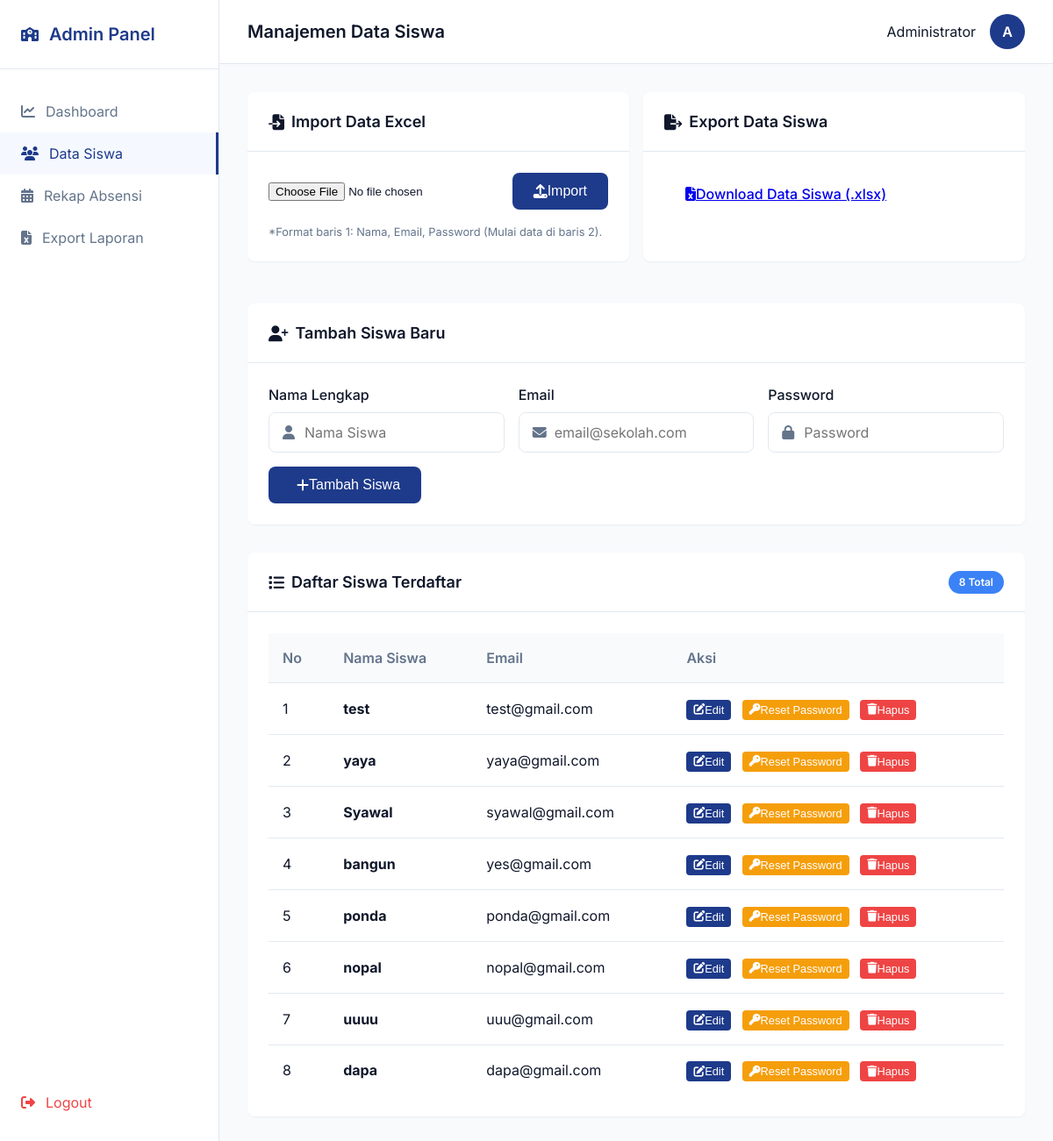
/admin/users (signed in), run on an earlier commit of the app's database.
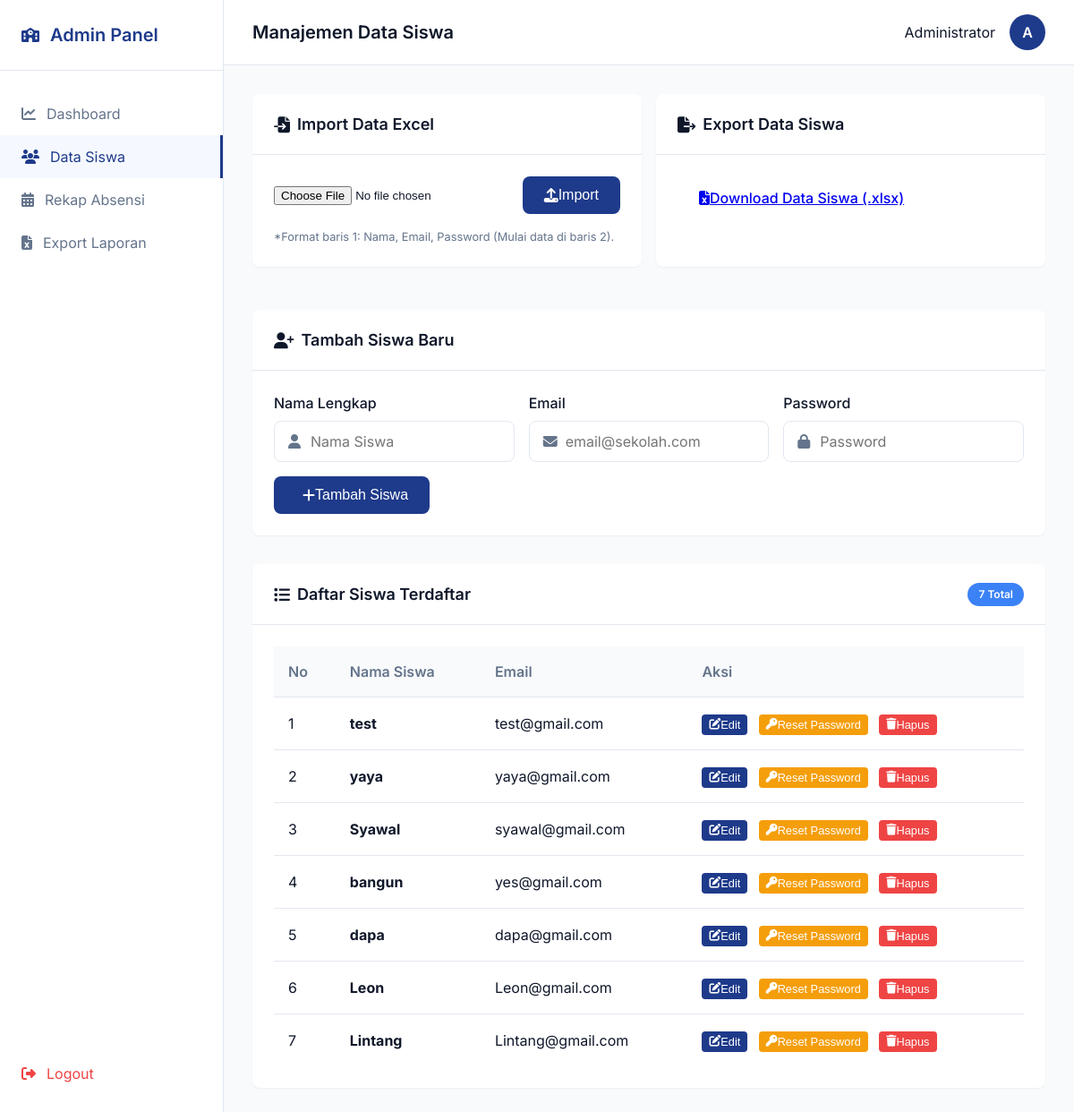
And on a later commit of the database.
### models/user.py (models this page shows)
class User(UserMixin, db.Model):
    __tablename__ = 'users'
    id = db.Column(db.Integer, primary_key=True)
    name = db.Column(db.String(100), nullable=False)
    email = db.Column(db.String(120), unique=True, nullable=False)
    password = db.Column(db.String(128), nullable=False)
    role = db.Column(db.String(20), nullable=False, default='user') # 'admin' or 'user'
    attendances = db.relationship('Attendance', backref='user', lazy=True)

### routes/admin.py (the view)
@admin_bp.route('/users')
@login_required
@admin_required
def users():
    users_list = User.query.filter_by(role='user').all()
    return render_template('admin/users.html', users=users_list)

### templates/admin/users.html (shortened to what the changed rows need)
{% extends 'base.html' %}
{% block content %}
<div class="admin-layout">
    <aside class="sidebar">
        <div class="sidebar-header">
            <h2>Admin Panel</h2>
        </div>
    </aside>
    <main class="main-content">
        <header class="topbar">
            <h1>Manajemen Data Siswa</h1>
        </header>
        <div class="dashboard-content" style="grid-template-columns: 1fr;">
            <div style="display: flex; gap: 1rem; margin-bottom: 1rem; flex-wrap: wrap;">
                <div class="card" style="flex: 1; min-width: 300px;">
                    <div class="card-header">
                        <h2><i class="fas fa-file-import"></i> Import Data Excel</h2>
                    </div>
                </div>
                <div class="card" style="flex: 1; min-width: 300px;">
                    <div class="card-header">
                        <h2><i class="fas fa-file-export"></i> Export Data Siswa</h2>
                    </div>
                </div>
            </div>
            <div class="card mb-4">
                <div class="card-header">
                    <h2><i class="fas fa-user-plus"></i> Tambah Siswa Baru</h2>
                </div>
            </div>
            <div class="card">
                <div class="card-header">
                    <h2><i class="fas fa-list"></i> Daftar Siswa Terdaftar</h2>
                    <span class="badge" style="background:var(--primary-light);color:white">{{ users|length }} Total</span>
                </div>
                <div class="card-body">
                    <div class="table-responsive">
                        <table class="table">
                            <thead>
                                <tr>
                                    <th>No</th>
                                    <th>Nama Siswa</th>
                                    <th>Email</th>
                                    <th>Aksi</th>
                                </tr>
                            </thead>
                            <tbody>
                                {% for user in users %}
                                <tr>
                                    <td>{{ loop.index }}</td>
                                    <td><strong>{{ user.name }}</strong></td>
                                    <td>{{ user.email }}</td>
                                    <td>
                                        <button class="btn btn-sm btn-primary btn-edit-user" data-id="{{ user.id }}" data-name="{{ user.name }}" data-email="{{ user.email }}" style="padding: 0.25rem 0.5rem; border-radius: 4px; font-size: 0.8rem;">
                                            <i class="fas fa-edit"></i> Edit
                                        </button>
                                        <button class="btn btn-sm btn-reset-user" data-id="{{ user.id }}" data-name="{{ user.name }}" style="padding: 0.25rem 0.5rem; background: var(--warning); color: white; border: none; border-radius: 4px; font-size: 0.8rem; margin: 0 0.5rem;">
                                            <i class="fas fa-key"></i> Reset Password
                                        </button>
                                        <form action="{{ url_for('admin.delete_user', user_id=user.id) }}" method="POST" style="display:inline;" onsubmit="return confirm('Apakah Anda yakin ingin menghapus siswa ini? Semua data absensi terkait akan ikut terhapus.');">
                                            <button type="submit" class="btn btn-sm btn-danger" style="padding: 0.25rem 0.5rem; background: var(--danger); color: white; border: none; border-radius: 4px; font-size: 0.8rem; cursor: pointer;">
                                                <i class="fas fa-trash"></i> Hapus
                                            </button>
                                        </form>
                                    </td>
                                </tr>
                                {% else %}
                                <tr>
                                    <td colspan="4" class="text-center text-muted">Belum ada data siswa.</td>
                                </tr>
                                {% endfor %}
                            </tbody>
                        </table>
                    </div>
                </div>
            </div>
        </div>
    </main>
</div>
{% endblock %}

What changed in the data, as far as the page shows it:
removed User: name "ponda", email "ponda@gmail.com"
removed User: name "nopal", email "nopal@gmail.com"
removed User: name "uuuu", email "uuu@gmail.com"
added User: name "Leon", email "Leon@gmail.com"
added User: name "Lintang", email "Lintang@gmail.com"
Also different on the page:
{{ users|length }}: "8" → "7"
